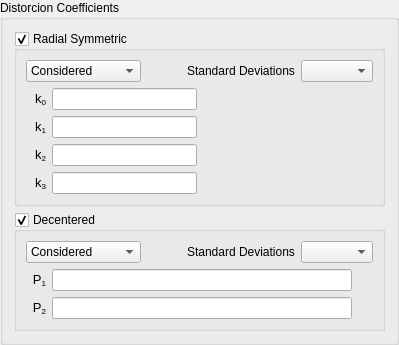
          <widget class="QGroupBox" name="groupBox_4">
           <property name="title">
            <string>Distorcion Coefficients</string>
           </property>
           <property name="checkable">
            <bool>false</bool>
           </property>
           <layout class="QVBoxLayout" name="verticalLayout_10">
            <item>
             <widget class="QGroupBox" name="radSymmetricGroupBox">
              <property name="title">
               <string>Radial Symmetric</string>
              </property>
              <property name="checkable">
               <bool>true</bool>
              </property>
              <layout class="QVBoxLayout" name="verticalLayout_5">
               <item>
                <layout class="QHBoxLayout" name="horizontalLayout_37">
                 <item>
                  <widget class="QComboBox" name="radSymmetricModeComboBox">
                   <item>
                    <property name="text">
                     <string>Considered</string>
                    </property>
                   </item>
                   <item>
                    <property name="text">
                     <string>Not Considered</string>
                    </property>
                   </item>
                  </widget>
                 </item>
                 <item>
                  <spacer name="horizontalSpacer">
                   <property name="orientation">
                    <enum>Qt::Horizontal</enum>
                   </property>
                   <property name="sizeHint" stdset="0">
                    <size>
                     <width>40</width>
                     <height>20</height>
                    </size>
                   </property>
                  </spacer>
                 </item>
                 <item>
                  <widget class="QLabel" name="label_11">
                   <property name="text">
                    <string>Standard Deviations</string>
                   </property>
                  </widget>
                 </item>
                 <item>
                  <widget class="br::uerj::eng::efoto::SigmaFormTypeSelector" name="radialSigmaSelector"/>
                 </item>
                </layout>
               </item>
               <item>
                <layout class="QHBoxLayout" name="horizontalLayout_39" stretch="1,1">
                 <item>
                  <layout class="QVBoxLayout" name="verticalLayout_4">
                   <item>
                    <layout class="QHBoxLayout" name="horizontalLayout_33" stretch="0,1">
                     <item>
                      <widget class="QLabel" name="label_9">
                       <property name="sizePolicy">
                        <sizepolicy hsizetype="MinimumExpanding" vsizetype="Preferred">
                         <horstretch>0</horstretch>
                         <verstretch>0</verstretch>
                        </sizepolicy>
                       </property>
                       <property name="minimumSize">
                        <size>
                         <width>20</width>
                         <height>0</height>
                        </size>
                       </property>
                       <property name="text">
                        <string>&lt;!DOCTYPE HTML PUBLIC &quot;-//W3C//DTD HTML 4.0//EN&quot; &quot;http://www.w3.org/TR/REC-html40/strict.dtd&quot;&gt;
&lt;html&gt;&lt;head&gt;&lt;meta name=&quot;qrichtext&quot; content=&quot;1&quot; /&gt;&lt;style type=&quot;text/css&quot;&gt;
p, li { white-space: pre-wrap; }
&lt;/style&gt;&lt;/head&gt;&lt;body style=&quot; font-family:'Sans'; font-size:10pt; font-weight:400; font-style:normal;&quot;&gt;
&lt;table style=&quot;-qt-table-type: root; margin-top:4px; margin-bottom:4px; margin-left:4px; margin-right:4px;&quot;&gt;
&lt;tr&gt;
&lt;td style=&quot;border: none;&quot;&gt;
&lt;p align=&quot;right&quot; style=&quot; margin-top:0px; margin-bottom:0px; margin-left:0px; margin-right:0px; -qt-block-indent:0; text-indent:0px;&quot;&gt;&lt;span style=&quot; font-family:'MS Shell Dlg 2';&quot;&gt;k&lt;/span&gt;&lt;span style=&quot; font-family:'MS Shell Dlg 2'; vertical-align:sub;&quot;&gt;0&lt;/span&gt;&lt;/p&gt;&lt;/td&gt;&lt;/tr&gt;&lt;/table&gt;&lt;/body&gt;&lt;/html&gt;</string>
                       </property>
                       <property name="alignment">
                        <set>Qt::AlignCenter</set>
                       </property>
                      </widget>
                     </item>
                     <item>
                      <widget class="br::uerj::eng::efoto::ScienceSpinBox" name="radialK0LineEdit">
                       <property name="sizePolicy">
                        <sizepolicy hsizetype="Expanding" vsizetype="Expanding">
                         <horstretch>0</horstretch>
                         <verstretch>0</verstretch>
                        </sizepolicy>
                       </property>
                       <property name="minimumSize">
                        <size>
                         <width>0</width>
                         <height>20</height>
                        </size>
                       </property>
                       <property name="alignment">
                        <set>Qt::AlignLeading|Qt::AlignLeft|Qt::AlignVCenter</set>
                       </property>
                      </widget>
                     </item>
                    </layout>
                   </item>
                   <item>
                    <layout class="QHBoxLayout" name="horizontalLayout_34" stretch="0,1">
                     <item>
                      <widget class="QLabel" name="label_10">
                       <property name="sizePolicy">
                        <sizepolicy hsizetype="MinimumExpanding" vsizetype="Preferred">
                         <horstretch>0</horstretch>
                         <verstretch>0</verstretch>
                        </sizepolicy>
                       </property>
                       <property name="minimumSize">
                        <size>
                         <width>20</width>
                         <height>0</height>
                        </size>
                       </property>
                       <property name="text">
                        <string>&lt;!DOCTYPE HTML PUBLIC &quot;-//W3C//DTD HTML 4.0//EN&quot; &quot;http://www.w3.org/TR/REC-html40/strict.dtd&quot;&gt;
&lt;html&gt;&lt;head&gt;&lt;meta name=&quot;qrichtext&quot; content=&quot;1&quot; /&gt;&lt;style type=&quot;text/css&quot;&gt;
p, li { white-space: pre-wrap; }
&lt;/style&gt;&lt;/head&gt;&lt;body style=&quot; font-family:'Sans'; font-size:10pt; font-weight:400; font-style:normal;&quot;&gt;
&lt;table style=&quot;-qt-table-type: root; margin-top:4px; margin-bottom:4px; margin-left:4px; margin-right:4px;&quot;&gt;
&lt;tr&gt;
&lt;td style=&quot;border: none;&quot;&gt;
&lt;p align=&quot;right&quot; style=&quot; margin-top:0px; margin-bottom:0px; margin-left:0px; margin-right:0px; -qt-block-indent:0; text-indent:0px;&quot;&gt;&lt;span style=&quot; font-family:'MS Shell Dlg 2';&quot;&gt;k&lt;/span&gt;&lt;span style=&quot; font-family:'MS Shell Dlg 2'; vertical-align:sub;&quot;&gt;1&lt;/span&gt;&lt;/p&gt;&lt;/td&gt;&lt;/tr&gt;&lt;/table&gt;&lt;/body&gt;&lt;/html&gt;</string>
                       </property>
                       <property name="alignment">
                        <set>Qt::AlignCenter</set>
                       </property>
                      </widget>
                     </item>
                     <item>
                      <widget class="br::uerj::eng::efoto::ScienceSpinBox" name="radialK1LineEdit">
                       <property name="sizePolicy">
                        <sizepolicy hsizetype="Expanding" vsizetype="Expanding">
                         <horstretch>0</horstretch>
                         <verstretch>0</verstretch>
                        </sizepolicy>
                       </property>
                       <property name="minimumSize">
                        <size>
                         <width>0</width>
                         <height>20</height>
                        </size>
                       </property>
                       <property name="alignment">
                        <set>Qt::AlignLeading|Qt::AlignLeft|Qt::AlignVCenter</set>
                       </property>
                      </widget>
                     </item>
                    </layout>
                   </item>
                   <item>
                    <layout class="QHBoxLayout" name="horizontalLayout_35" stretch="0,1">
                     <item>
                      <widget class="QLabel" name="label_15">
                       <property name="sizePolicy">
                        <sizepolicy hsizetype="MinimumExpanding" vsizetype="Preferred">
                         <horstretch>0</horstretch>
                         <verstretch>0</verstretch>
                        </sizepolicy>
                       </property>
                       <property name="minimumSize">
                        <size>
                         <width>20</width>
                         <height>0</height>
                        </size>
                       </property>
                       <property name="text">
                        <string>&lt;!DOCTYPE HTML PUBLIC &quot;-//W3C//DTD HTML 4.0//EN&quot; &quot;http://www.w3.org/TR/REC-html40/strict.dtd&quot;&gt;
&lt;html&gt;&lt;head&gt;&lt;meta name=&quot;qrichtext&quot; content=&quot;1&quot; /&gt;&lt;style type=&quot;text/css&quot;&gt;
p, li { white-space: pre-wrap; }
&lt;/style&gt;&lt;/head&gt;&lt;body style=&quot; font-family:'Sans'; font-size:10pt; font-weight:400; font-style:normal;&quot;&gt;
&lt;table style=&quot;-qt-table-type: root; margin-top:4px; margin-bottom:4px; margin-left:4px; margin-right:4px;&quot;&gt;
&lt;tr&gt;
&lt;td style=&quot;border: none;&quot;&gt;
&lt;p align=&quot;right&quot; style=&quot; margin-top:0px; margin-bottom:0px; margin-left:0px; margin-right:0px; -qt-block-indent:0; text-indent:0px;&quot;&gt;&lt;span style=&quot; font-family:'MS Shell Dlg 2';&quot;&gt;k&lt;/span&gt;&lt;span style=&quot; font-family:'MS Shell Dlg 2'; vertical-align:sub;&quot;&gt;2&lt;/span&gt;&lt;/p&gt;&lt;/td&gt;&lt;/tr&gt;&lt;/table&gt;&lt;/body&gt;&lt;/html&gt;</string>
                       </property>
                       <property name="alignment">
                        <set>Qt::AlignCenter</set>
                       </property>
                      </widget>
                     </item>
                     <item>
                      <widget class="br::uerj::eng::efoto::ScienceSpinBox" name="radialK2LineEdit">
                       <property name="sizePolicy">
                        <sizepolicy hsizetype="Expanding" vsizetype="Expanding">
                         <horstretch>0</horstretch>
                         <verstretch>0</verstretch>
                        </sizepolicy>
                       </property>
                       <property name="minimumSize">
                        <size>
                         <width>0</width>
                         <height>20</height>
                        </size>
                       </property>
                       <property name="alignment">
                        <set>Qt::AlignLeading|Qt::AlignLeft|Qt::AlignVCenter</set>
                       </property>
                      </widget>
                     </item>
                    </layout>
                   </item>
                   <item>
                    <layout class="QHBoxLayout" name="horizontalLayout_36" stretch="0,1">
                     <item>
                      <widget class="QLabel" name="label_17">
                       <property name="sizePolicy">
                        <sizepolicy hsizetype="MinimumExpanding" vsizetype="Preferred">
                         <horstretch>0</horstretch>
                         <verstretch>0</verstretch>
                        </sizepolicy>
                       </property>
                       <property name="minimumSize">
                        <size>
                         <width>20</width>
                         <height>0</height>
                        </size>
                       </property>
                       <property name="text">
                        <string>&lt;!DOCTYPE HTML PUBLIC &quot;-//W3C//DTD HTML 4.0//EN&quot; &quot;http://www.w3.org/TR/REC-html40/strict.dtd&quot;&gt;
&lt;html&gt;&lt;head&gt;&lt;meta name=&quot;qrichtext&quot; content=&quot;1&quot; /&gt;&lt;style type=&quot;text/css&quot;&gt;
p, li { white-space: pre-wrap; }
&lt;/style&gt;&lt;/head&gt;&lt;body style=&quot; font-family:'Sans'; font-size:10pt; font-weight:400; font-style:normal;&quot;&gt;
&lt;table style=&quot;-qt-table-type: root; margin-top:4px; margin-bottom:4px; margin-left:4px; margin-right:4px;&quot;&gt;
&lt;tr&gt;
&lt;td style=&quot;border: none;&quot;&gt;
&lt;p align=&quot;right&quot; style=&quot; margin-top:0px; margin-bottom:0px; margin-left:0px; margin-right:0px; -qt-block-indent:0; text-indent:0px;&quot;&gt;&lt;span style=&quot; font-family:'MS Shell Dlg 2';&quot;&gt;k&lt;/span&gt;&lt;span style=&quot; font-family:'MS Shell Dlg 2'; vertical-align:sub;&quot;&gt;3&lt;/span&gt;&lt;/p&gt;&lt;/td&gt;&lt;/tr&gt;&lt;/table&gt;&lt;/body&gt;&lt;/html&gt;</string>
                       </property>
                       <property name="alignment">
                        <set>Qt::AlignCenter</set>
                       </property>
                      </widget>
                     </item>
                     <item>
                      <widget class="br::uerj::eng::efoto::ScienceSpinBox" name="radialK3LineEdit">
                       <property name="sizePolicy">
                        <sizepolicy hsizetype="Expanding" vsizetype="Expanding">
                         <horstretch>0</horstretch>
                         <verstretch>0</verstretch>
                        </sizepolicy>
                       </property>
                       <property name="minimumSize">
                        <size>
                         <width>0</width>
                         <height>20</height>
                        </size>
                       </property>
                       <property name="alignment">
                        <set>Qt::AlignLeading|Qt::AlignLeft|Qt::AlignVCenter</set>
                       </property>
                      </widget>
                     </item>
                    </layout>
                   </item>
                  </layout>
                 </item>
                 <item>
                  <widget class="br::uerj::eng::efoto::SigmaFormContent" name="radialSigmaContent">
                   <property name="frameShape">
                    <enum>QFrame::NoFrame</enum>
                   </property>
                   <property name="frameShadow">
                    <enum>QFrame::Raised</enum>
                   </property>
                   <property name="lineWidth">
                    <number>0</number>
                   </property>
                  </widget>
                 </item>
                </layout>
               </item>
              </layout>
             </widget>
            </item>
            <item>
             <widget class="QGroupBox" name="decenteredGroupBox">
              <property name="title">
               <string>Decentered</string>
              </property>
              <property name="checkable">
               <bool>true</bool>
              </property>
              <layout class="QVBoxLayout" name="verticalLayout">
               <item>
                <layout class="QHBoxLayout" name="horizontalLayout_41">
                 <item>
                  <widget class="QComboBox" name="decenteredModeComboBox">
                   <item>
                    <property name="text">
                     <string>Considered</string>
                    </property>
                   </item>
                   <item>
                    <property name="text">
                     <string>Not Considered</string>
                    </property>
                   </item>
                  </widget>
                 </item>
                 <item>
                  <spacer name="horizontalSpacer_2">
                   <property name="orientation">
                    <enum>Qt::Horizontal</enum>
                   </property>
                   <property name="sizeHint" stdset="0">
                    <size>
                     <width>40</width>
                     <height>20</height>
                    </size>
                   </property>
                  </spacer>
                 </item>
                 <item>
                  <widget class="QLabel" name="label_12">
                   <property name="text">
                    <string>Standard Deviations</string>
                   </property>
                  </widget>
                 </item>
                 <item>
                  <widget class="br::uerj::eng::efoto::SigmaFormTypeSelector" name="decenteredSigmaSelector"/>
                 </item>
                </layout>
               </item>
               <item>
                <layout class="QHBoxLayout" name="horizontalLayout_45" stretch="1,1">
                 <item>
                  <layout class="QVBoxLayout" name="verticalLayout_7">
                   <item>
                    <layout class="QHBoxLayout" name="horizontalLayout_42" stretch="0,1">
                     <item>
                      <widget class="QLabel" name="label_18">
                       <property name="sizePolicy">
                        <sizepolicy hsizetype="MinimumExpanding" vsizetype="Preferred">
                         <horstretch>0</horstretch>
                         <verstretch>0</verstretch>
                        </sizepolicy>
                       </property>
                       <property name="minimumSize">
                        <size>
                         <width>20</width>
                         <height>0</height>
                        </size>
                       </property>
                       <property name="text">
                        <string>&lt;!DOCTYPE HTML PUBLIC &quot;-//W3C//DTD HTML 4.0//EN&quot; &quot;http://www.w3.org/TR/REC-html40/strict.dtd&quot;&gt;
&lt;html&gt;&lt;head&gt;&lt;meta name=&quot;qrichtext&quot; content=&quot;1&quot; /&gt;&lt;style type=&quot;text/css&quot;&gt;
p, li { white-space: pre-wrap; }
&lt;/style&gt;&lt;/head&gt;&lt;body style=&quot; font-family:'Sans'; font-size:10pt; font-weight:400; font-style:normal;&quot;&gt;
&lt;table style=&quot;-qt-table-type: root; margin-top:4px; margin-bottom:4px; margin-left:4px; margin-right:4px;&quot;&gt;
&lt;tr&gt;
&lt;td style=&quot;border: none;&quot;&gt;
&lt;p align=&quot;right&quot; style=&quot; margin-top:0px; margin-bottom:0px; margin-left:0px; margin-right:0px; -qt-block-indent:0; text-indent:0px;&quot;&gt;&lt;span style=&quot; font-family:'MS Shell Dlg 2';&quot;&gt;P&lt;/span&gt;&lt;span style=&quot; font-family:'MS Shell Dlg 2'; vertical-align:sub;&quot;&gt;1&lt;/span&gt;&lt;/p&gt;&lt;/td&gt;&lt;/tr&gt;&lt;/table&gt;&lt;/body&gt;&lt;/html&gt;</string>
                       </property>
                       <property name="alignment">
                        <set>Qt::AlignCenter</set>
                       </property>
                      </widget>
                     </item>
                     <item>
                      <widget class="br::uerj::eng::efoto::ScienceSpinBox" name="decenteredP1LineEdit">
                       <property name="minimumSize">
                        <size>
                         <width>300</width>
                         <height>0</height>
                        </size>
                       </property>
                      </widget>
                     </item>
                    </layout>
                   </item>
                   <item>
                    <layout class="QHBoxLayout" name="horizontalLayout_43" stretch="0,1">
                     <item>
                      <widget class="QLabel" name="label_21">
                       <property name="sizePolicy">
                        <sizepolicy hsizetype="MinimumExpanding" vsizetype="Preferred">
                         <horstretch>0</horstretch>
                         <verstretch>0</verstretch>
                        </sizepolicy>
                       </property>
                       <property name="minimumSize">
                        <size>
                         <width>20</width>
                         <height>0</height>
                        </size>
                       </property>
                       <property name="text">
                        <string>&lt;!DOCTYPE HTML PUBLIC &quot;-//W3C//DTD HTML 4.0//EN&quot; &quot;http://www.w3.org/TR/REC-html40/strict.dtd&quot;&gt;
&lt;html&gt;&lt;head&gt;&lt;meta name=&quot;qrichtext&quot; content=&quot;1&quot; /&gt;&lt;style type=&quot;text/css&quot;&gt;
p, li { white-space: pre-wrap; }
&lt;/style&gt;&lt;/head&gt;&lt;body style=&quot; font-family:'Sans'; font-size:10pt; font-weight:400; font-style:normal;&quot;&gt;
&lt;table style=&quot;-qt-table-type: root; margin-top:4px; margin-bottom:4px; margin-left:4px; margin-right:4px;&quot;&gt;
&lt;tr&gt;
&lt;td style=&quot;border: none;&quot;&gt;
&lt;p align=&quot;right&quot; style=&quot; margin-top:0px; margin-bottom:0px; margin-left:0px; margin-right:0px; -qt-block-indent:0; text-indent:0px;&quot;&gt;&lt;span style=&quot; font-family:'MS Shell Dlg 2';&quot;&gt;P&lt;/span&gt;&lt;span style=&quot; font-family:'MS Shell Dlg 2'; vertical-align:sub;&quot;&gt;2&lt;/span&gt;&lt;/p&gt;&lt;/td&gt;&lt;/tr&gt;&lt;/table&gt;&lt;/body&gt;&lt;/html&gt;</string>
                       </property>
                       <property name="alignment">
                        <set>Qt::AlignCenter</set>
                       </property>
                      </widget>
                     </item>
                     <item>
                      <widget class="br::uerj::eng::efoto::ScienceSpinBox" name="decenteredP2LineEdit">
                       <property name="minimumSize">
                        <size>
                         <width>300</width>
                         <height>0</height>
                        </size>
                       </property>
                      </widget>
                     </item>
                    </layout>
                   </item>
                  </layout>
                 </item>
                 <item>
                  <widget class="br::uerj::eng::efoto::SigmaFormContent" name="decenteredSigmaContent">
                   <property name="frameShape">
                    <enum>QFrame::NoFrame</enum>
                   </property>
                   <property name="frameShadow">
                    <enum>QFrame::Raised</enum>
                   </property>
                   <property name="lineWidth">
                    <number>0</number>
                   </property>
                  </widget>
                 </item>
                </layout>
               </item>
              </layout>
             </widget>
            </item>
           </layout>
          </widget>
